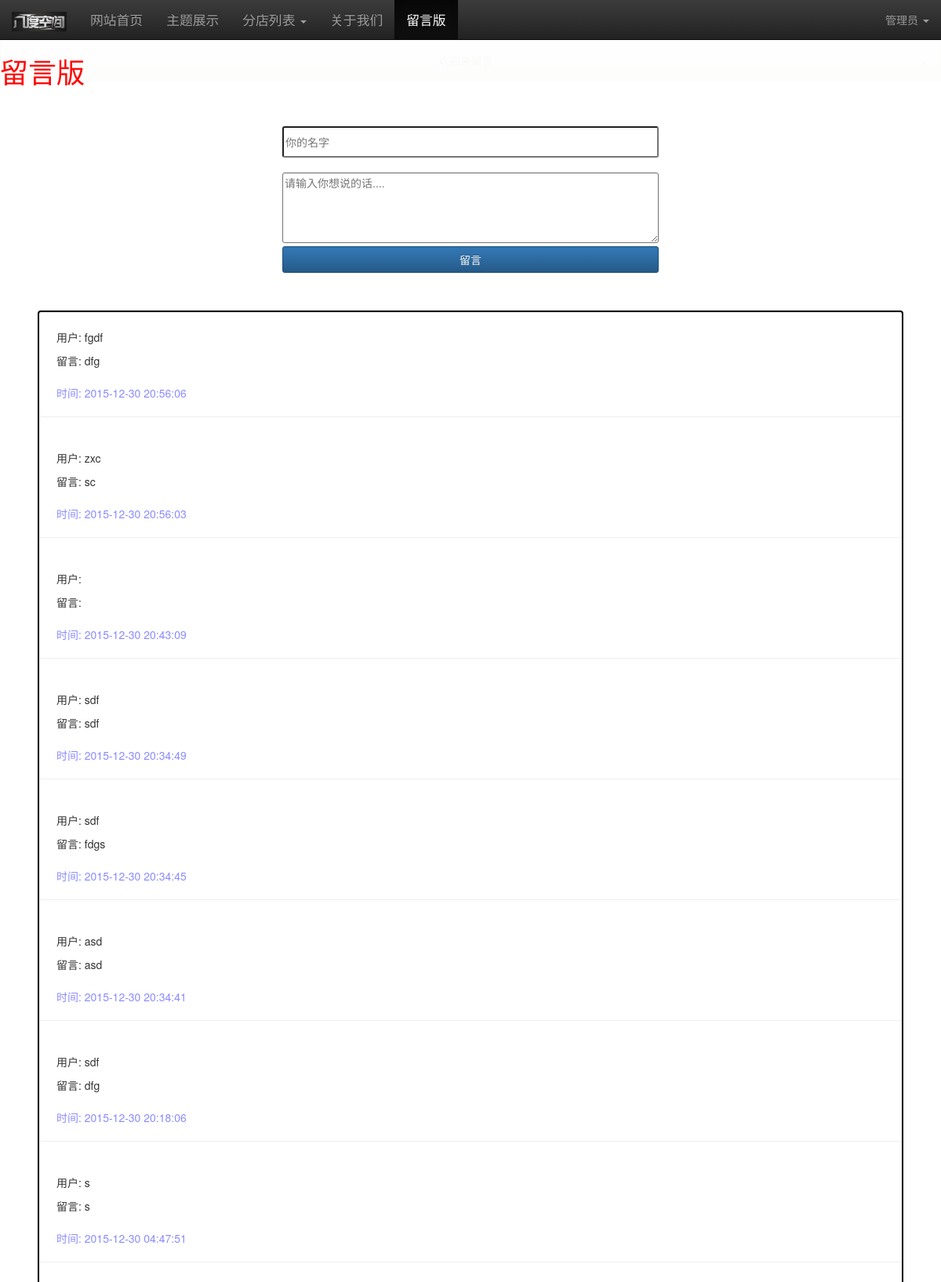
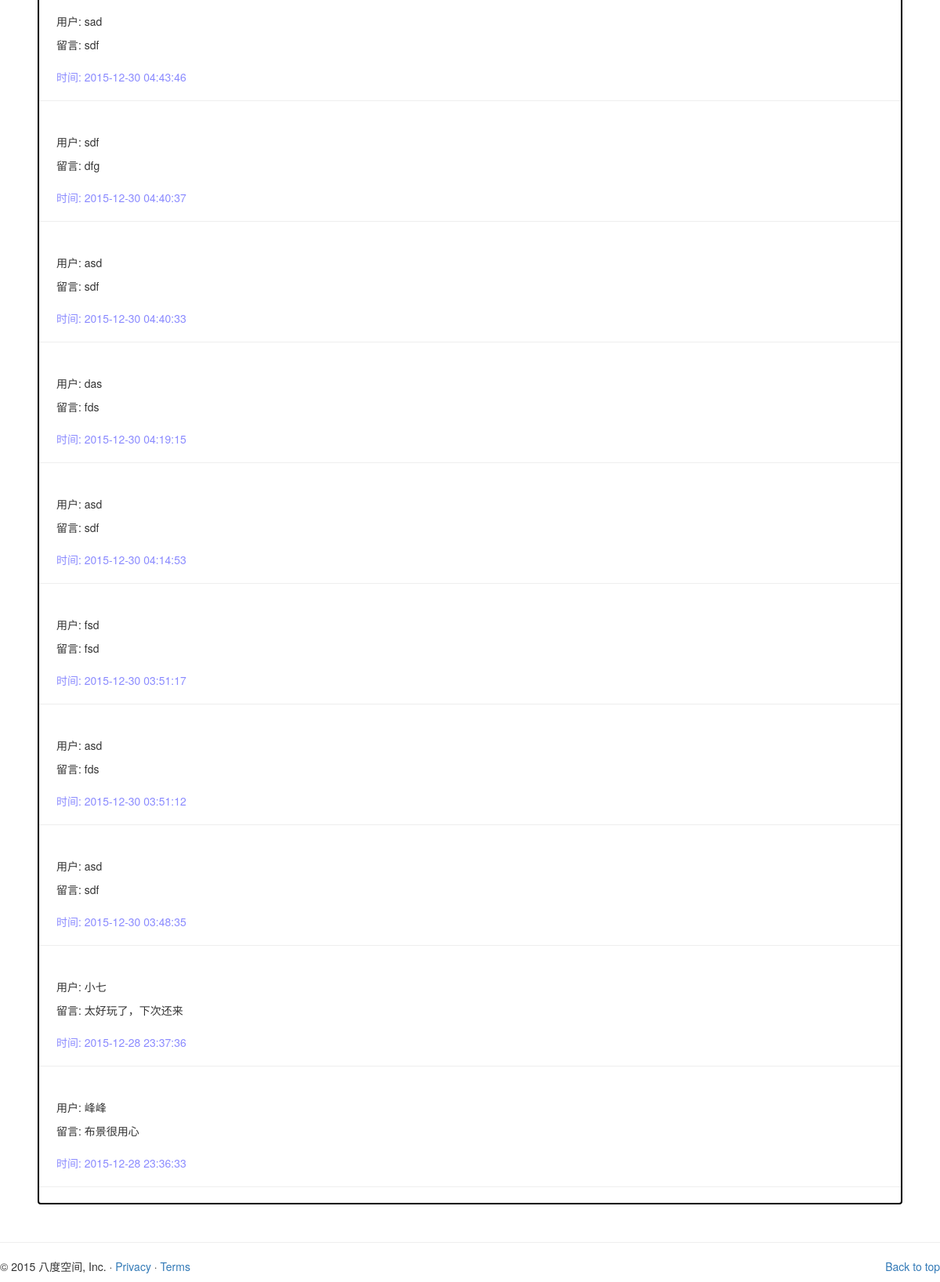
/wall/, run on the app's committed database (2 pictures, top to bottom).
### coreapp/models.py (models this page shows, shortened)
class message(db.Model):
    __tablename__ = "usermessage"
    id = db.Column(db.Integer, primary_key=True)
    name = db.Column(db.String(20))
    content = db.Column(db.String(120))
    date = db.Column(db.DateTime)

### coreapp/views.py (the view)
@app.route('/wall/', methods=['GET', 'POST'])
def wall():
    if request.method == 'POST':
        name = request.form['name']
        content = request.form['comment']
        now = datetime.now()
        db.session.add(message(name, content, now))
        db.session.commit()
        messages = db.session.query(message).order_by(desc(message.date)).all()
        flash(u"谢谢您的留言")
        return render_template("wall.html", messagess=messages)
    else:
        messages = db.session.query(message).order_by(desc(message.date)).all()
        flash(u"欢迎来留言")
        return render_template("wall.html", messagess=messages)

### coreapp/templates/wall.html (shortened to what this page needs)
{% extends "base.html" %}
{% block content %}
<link rel="stylesheet" href="/static/css/wall.css">
<h1 id="commentbutton">留言版</h1>
<br><br>
<div id="formid">
<form name="cform" id="commentform" action="/wall/" method="post">
<input class="form_element nameinput" type="text" required="required" maxlength="15" size="20" placeholder="你的名字" name="name"><br>
<textarea id="contentarea" class="form_element extra" required="required" name="comment" placeholder="请输入你想说的话...." form="commentform"></textarea>
<input class="form_element btn btn-primary" type="submit" value="留言">
</form>
</div>
<div id="messagewall">
{% if session.logged_in %}
{% for message in messagess %}
<div class="floor">
<p class="user inner">用户: {{ message.name }}</p>
<p class="message inner">留言: {{ message.content }}</p>
<p class="time inner">时间: {{ message.date.strftime("%Y-%m-%d %H:%M:%S") }}</p>
<button class="delete" data-id="{{ message.id }}">删除</button>
<hr class="featurette-divider">
</div>
{% endfor %}
{% else %}
{% for message in messagess %}
<p class="user inner">用户: {{ message.name }}</p>
<p class="message inner">留言: {{ message.content }}</p>
<p class="time inner">时间: {{ message.date.strftime("%Y-%m-%d %H:%M:%S") }}</p>
<hr class="featurette-divider">
{% endfor %}
{% endif %}
</div>
{% endblock %}

### coreapp/templates/base.html (shortened to what this page needs)
<!DOCTYPE html>
<html lang="en">
  <head>
    <link rel="stylesheet" href="/static/css/bootstrap.css">
    <link rel="stylesheet" href="/static/css/bootstrap-theme.min.css">
    <link rel="stylesheet" href="/static/css/home.css">
  </head>
  <body>
    <nav class="navbar navbar-fixed-top navbar-inverse">
  <div class="container-fluid">
    <div class="navbar-header">
      <a class="navbar-brand" href="/">
        <img class="brandpic" alt="Brand" src="/static/images/brand.jpeg">
      </a>
    </div>
    <div class="collapse navbar-collapse" id="bs-example-navbar-collapse-1">
      <ul class="nav navbar-nav">
        <li class="home_li"><a class="navfont" href="/">网站首页 <span class="sr-only">(current)</span></a></li>
        <li class="theme_li"><a class="navfont" href="/themes">主题展示</a></li>
        <li class="dropdown store_li">
          <a class="navfont" href="#" class="dropdown-toggle" data-toggle="dropdown" role="button" aria-haspopup="true" aria-expanded="false">分店列表 <span class="caret"></span></a>
        </li>
        <li class="about_li"><a class="navfont" href="/aboutus">关于我们</a></li>
        <li class="wall_li"><a class="navfont" href="/wall">留言版</a></li>
      </ul>
      {% if session.logged_in %}
      <ul class="nav navbar-nav navbar-right">
        <li>
          <a href="/logout/">
            登出
          </a>
        </li>
      </ul>
      {% else %}
      <form id="adminlogin" name="adminlogin" action="/authentication/" method="post">
      <ul class="nav navbar-nav navbar-right">
        <li class="dropdown">
          <a href="#" class="dropdown-toggle" data-toggle="dropdown" role="button" aria-haspopup="true" aria-expanded="false">管理员 <span class="caret"></span></a>
        </li>
      </ul>
    </form>
    {% endif %}
    </div>
  </div>
</nav>
<div class="strech"></div>
{% with messages = get_flashed_messages() %}
  {% if messages %}
    {% for message in messages %}
      <div id="alertmessage" class="alert alert-success fade in">
        <a href="#" class="close" data-dismiss="alert" aria-label="close">&times;</a>{{ message }}
      </div>
    {% endfor %}
  {% endif %}
{% endwith %}
    {% block content %}
    {% endblock %}
      <footer>
        <hr class="featurette-divider">
        <p class="pull-right"><a href="#">Back to top</a></p>
        <p>&copy; 2015 八度空间, Inc. &middot; <a href="#">Privacy</a> &middot; <a href="#">Terms</a></p>
      </footer>
  </body>
</html>

### coreapp/static/css/home.css (style rules this page uses)
a.navfont { font-size: 1.2em; }
#alertmessage { margin-bottom: 0px; text-align: center; margin-bottom: 0px; position: absolute; width: 100%; z-index: 11; }
div.strech { min-height: 51px; }
h1 { color: red; }
img.brandpic { max-width: 70px; }

### coreapp/static/css/wall.css (style rules this page uses)
p.time { color: rgba(0, 0, 255, 0.46); }
#formid { width: 40%; margin: 0 auto; min-width: 300px; }
.form_element { width: 100%; margin: 0 auto; box-shadow: inset 0 1px 2px rgba(10,10,10,.1); border-radius: 3px; transition: box-shadow .5s,border-color .25s ease-in-out; }
input.nameinput { margin-bottom: 4%; height: 40px; }
#contentarea { height: 90px; box-shadow: inset 0 1px 2px rgba(10,10,10,.1); border-radius: 3px; transition: box-shadow .5s,border-color .25s ease-in-out; }
#messagewall { border: 2px solid black; margin: 4% 4%; box-shadow: inset 0 1px 2px rgba(10,10,10,.1); border-radius: 4px; transition: box-shadow .5s,border-color .25s ease-in-out; }
p.user { padding: 2% 2% 0% 2%; }
p.message { padding-left: 2%; padding-right: 2%; width: 100%; word-wrap: break-word; }
p.time { padding-top: 1%; padding-left: 2%; padding-right: 2%; }

### data on the page
message: name "fgdf", content "dfg", date "2015-12-30 20:56:06"
message: name "zxc", content "sc", date "2015-12-30 20:56:03"
message: date "2015-12-30 20:43:09"
message: name "sdf", content "sdf", date "2015-12-30 20:34:49"
message: name "sdf", content "fdgs", date "2015-12-30 20:34:45"
message: name "asd", content "asd", date "2015-12-30 20:34:41"
message: name "sdf", content "dfg", date "2015-12-30 20:18:06"
message: name "s", content "s", date "2015-12-30 04:47:51"
message: name "sad", content "sdf", date "2015-12-30 04:43:46"
message: name "sdf", content "dfg", date "2015-12-30 04:40:37"
message: name "asd", content "sdf", date "2015-12-30 04:40:33"
message: name "das", content "fds", date "2015-12-30 04:19:15"
message: name "asd", content "sdf", date "2015-12-30 04:14:53"
message: name "fsd", content "fsd", date "2015-12-30 03:51:17"
message: name "asd", content "fds", date "2015-12-30 03:51:12"
message: name "asd", content "sdf", date "2015-12-30 03:48:35"
message: name "小七", content "太好玩了，下次还来", date "2015-12-28 23:37:36"
message: name "峰峰", content "布景很用心", date "2015-12-28 23:36:33"
